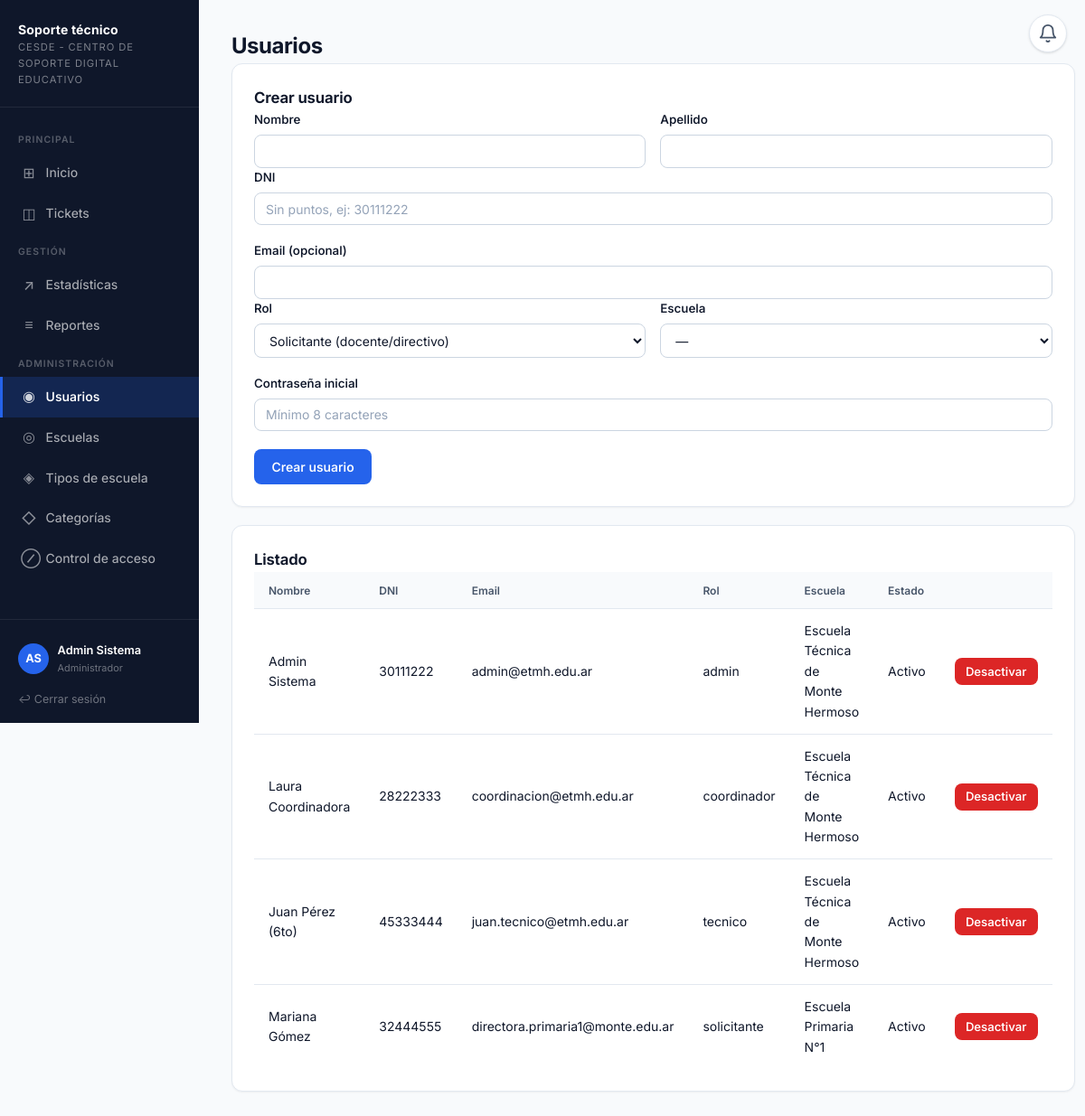
/admin_usuarios.php (signed in), run on an earlier commit of the app's database.
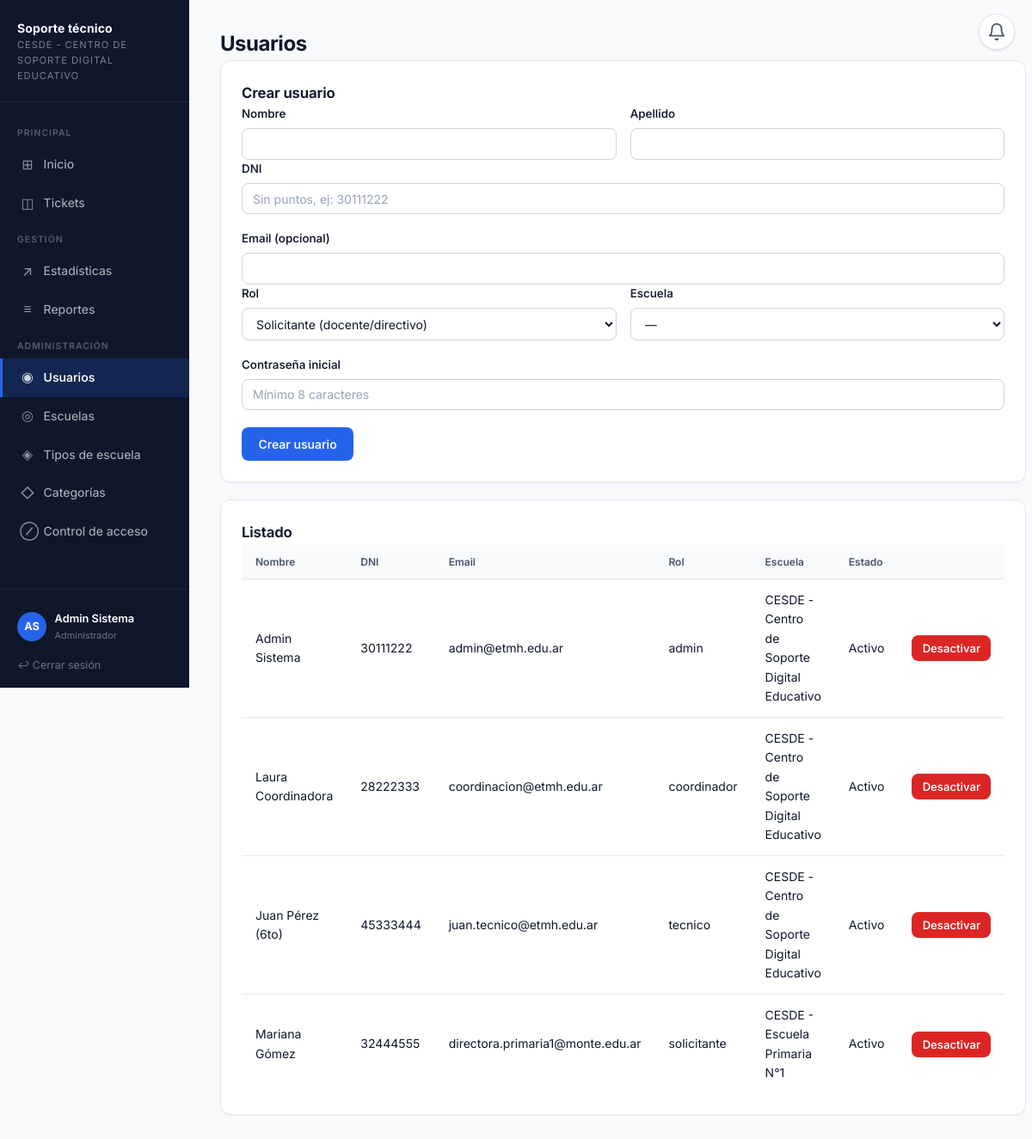
And on a later commit of the database.
### tables this page shows
CREATE TABLE usuarios (
    id              INT AUTO_INCREMENT PRIMARY KEY,
    nombre          VARCHAR(80)  NOT NULL,
    apellido        VARCHAR(80)  NOT NULL,
    dni             VARCHAR(15)  NOT NULL UNIQUE,
    email           VARCHAR(150) NULL,
    password_hash   VARCHAR(255) NOT NULL,
    rol             ENUM('admin','coordinador','tecnico','solicitante') NOT NULL,
    escuela_id      INT NULL,
    anio_curso      VARCHAR(10)  NULL,
    activo          TINYINT(1)   NOT NULL DEFAULT 1,
    fecha_creacion  DATETIME     NOT NULL DEFAULT CURRENT_TIMESTAMP,
    CONSTRAINT fk_usuarios_escuela FOREIGN KEY (escuela_id) REFERENCES escuelas(id) ON DELETE SET NULL
);

CREATE TABLE escuelas (
    id              INT AUTO_INCREMENT PRIMARY KEY,
    nombre          VARCHAR(150) NOT NULL,
    localidad       VARCHAR(100) NOT NULL,
    tipo_id         INT NULL,
    direccion       VARCHAR(200) NULL,
    telefono        VARCHAR(50)  NULL,
    activa          TINYINT(1)   NOT NULL DEFAULT 1,
    tickets_bloqueados   TINYINT(1)   NOT NULL DEFAULT 0,
    bloqueo_fecha        DATETIME     NULL,
    bloqueo_responsable  VARCHAR(150) NULL,
    fecha_creacion  DATETIME     NOT NULL DEFAULT CURRENT_TIMESTAMP,
    CONSTRAINT fk_escuelas_tipo FOREIGN KEY (tipo_id) REFERENCES tipos_escuela(id) ON DELETE SET NULL
);

### config/sesion.php (called while the page is built, shortened)
<?php
function usuarioActual(): ?array
{
    return $_SESSION['usuario'] ?? null;
}
function e(?string $texto): string
{
    return htmlspecialchars($texto ?? '', ENT_QUOTES, 'UTF-8');
}

### public/admin_usuarios.php (the view, shortened to what the changed rows need)
<?php
require_once __DIR__ . '/../config/sesion.php';
$pdo = obtenerConexion();
$usuarios = $pdo->query(
    "SELECT u.*, e.nombre AS escuela_nombre FROM usuarios u
     LEFT JOIN escuelas e ON e.id = u.escuela_id
     ORDER BY u.activo DESC, u.rol, u.apellido"
)->fetchAll();
require __DIR__ . '/../includes/header.php';
?>
<h1>Usuarios</h1>
<div class="tarjeta">
    <h2>Crear usuario</h2>
</div>
<div class="tarjeta">
    <h2>Listado</h2>
    <table>
        <thead><tr><th>Nombre</th><th>DNI</th><th>Email</th><th>Rol</th><th>Escuela</th><th>Estado</th><th></th></tr></thead>
        <tbody>
        <?php foreach ($usuarios as $u): ?>
            <tr>
                <td><?= e($u['nombre'] . ' ' . $u['apellido']) ?><?= $u['anio_curso'] ? ' (' . e($u['anio_curso']) . ')' : '' ?></td>
                <td><?= e($u['dni']) ?></td>
                <td><?= e($u['email'] ?? '—') ?></td>
                <td><?= e($u['rol']) ?></td>
                <td><?= e($u['escuela_nombre'] ?? '—') ?></td>
                <td><?= $u['activo'] ? 'Activo' : 'Inactivo' ?></td>
                <td>
                    <?php if ($u['activo']): ?>
                    <form method="post" onsubmit="return confirm('¿Desactivar este usuario?')">
                        <button type="submit" style="margin:0; padding:0.3rem 0.7rem; font-size:0.82rem; background:var(--rojo);">Desactivar</button>
                    </form>
                    <?php endif; ?>
                </td>
            </tr>
        <?php endforeach; ?>
        </tbody>
    </table>
</div>
<?php require __DIR__ . '/../includes/footer.php'; ?>

### includes/header.php (shortened to what the changed rows need)
<?php
$usuario = usuarioActual();
$paginaActual = basename($_SERVER['PHP_SELF']);
function navLink(string $href, string $icono, string $etiqueta, string $paginaActual, int $badge = 0, string $badgeId = ''): string {
    $activo = ($paginaActual === $href) ? ' activo' : '';
    $idAttr = $badgeId !== '' ? " id=\"{$badgeId}\"" : '';
    $badgeHtml = $badge > 0
        ? "<span class=\"sidebar-badge\"{$idAttr}>" . ($badge > 99 ? '99+' : $badge) . '</span>'
        : ($badgeId !== '' ? "<span class=\"sidebar-badge\"{$idAttr} style=\"display:none\"></span>" : '');
    return "<a href=\"{$href}\" class=\"{$activo}\"><span class=\"icono\">{$icono}</span> {$etiqueta}{$badgeHtml}</a>";
}
$iniciales = '';
if ($usuario) {
    $iniciales = mb_strtoupper(mb_substr($usuario['nombre'], 0, 1) . mb_substr($usuario['apellido'], 0, 1));
}
$etiquetasRol = [
    'admin'       => 'Administrador',
    'coordinador' => 'Coordinador',
    'tecnico'     => 'Técnico',
    'solicitante' => 'Solicitante',
];
?>
<!DOCTYPE html>
<html lang="es">
<head>
    <link rel="stylesheet" href="../css/estilo.css">
</head>
<body>
<div class="layout">
<?php if ($usuario): ?>
<aside class="sidebar">
    <div class="sidebar-logo">
        <a href="dashboard.php">
            <div class="sidebar-logo-titulo">Soporte técnico</div>
            <div class="sidebar-logo-sub">CESDE - Centro de Soporte Digital Educativo</div>
        </a>
    </div>
    <nav class="sidebar-nav">
        <div class="sidebar-seccion">Principal</div>
        <?= navLink('dashboard.php',    '⊞', 'Inicio',   $paginaActual) ?>
        <?= navLink('ticket_lista.php', '◫', 'Tickets',  $paginaActual) ?>
        <?php if (in_array($usuario['rol'], ['admin', 'coordinador'], true)): ?>
        <div class="sidebar-seccion">Gestión</div>
        <?= navLink('estadisticas.php', '↗', 'Estadísticas', $paginaActual) ?>
        <?= navLink('reportes.php',     '≡', 'Reportes',     $paginaActual) ?>
        <?php endif; ?>
        <?php if ($usuario['rol'] === 'admin'): ?>
        <div class="sidebar-seccion">Administración</div>
        <?= navLink('admin_usuarios.php',     '◉', 'Usuarios',         $paginaActual) ?>
        <?= navLink('admin_escuelas.php',     '◎', 'Escuelas',         $paginaActual) ?>
        <?= navLink('admin_tipos_escuela.php','◈', 'Tipos de escuela', $paginaActual) ?>
        <?= navLink('admin_categorias.php',   '◇', 'Categorías',       $paginaActual) ?>
        <?= navLink('admin_bloqueo.php',      '⊘', 'Control de acceso',$paginaActual) ?>
        <?php endif; ?>
    </nav>
    <div class="sidebar-pie">
        <div class="sidebar-usuario">
            <div class="sidebar-avatar"><?= e($iniciales) ?></div>
            <div class="sidebar-usuario-info">
                <div class="sidebar-usuario-nombre"><?= e($usuario['nombre'] . ' ' . $usuario['apellido']) ?></div>
                <div class="sidebar-usuario-rol"><?= e($etiquetasRol[$usuario['rol']] ?? $usuario['rol']) ?></div>
            </div>
        </div>
        <a href="logout.php" class="cerrar-sesion">↩ Cerrar sesión</a>
    </div>
</aside>
<?php endif; ?>
<main class="pagina">
<div class="pagina-interior">

What changed in the data, as far as the page shows it:
changed through a linked row, usuarios "Admin Sistema": escuela.nombre "Escuela Técnica de Monte Hermoso" → "CESDE - Centro de Soporte Digital Educativo"
changed through a linked row, usuarios "Laura Coordinadora": escuela.nombre "Escuela Técnica de Monte Hermoso" → "CESDE - Centro de Soporte Digital Educativo"
changed through a linked row, usuarios "Juan Pérez": escuela.nombre "Escuela Técnica de Monte Hermoso" → "CESDE - Centro de Soporte Digital Educativo"
changed through a linked row, usuarios "Mariana Gómez": escuela.nombre "Escuela Primaria N°1" → "CESDE - Escuela Primaria N°1"
